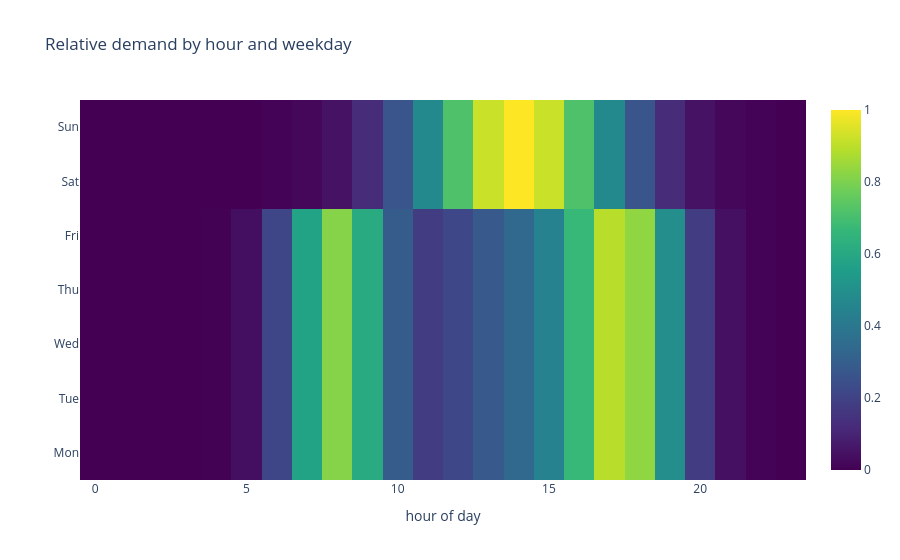

Notebook code cell kept with this figure:
### Markdown cell above
### 🔵 Cell 8 → 6 · `code` · moved and modified

**Changed:** outputs

<details><summary>Source (unchanged)</summary>

```python
hours = np.arange(24)
commute = np.exp(-((hours - 8) ** 2) / 3) + np.exp(-((hours - 17.5) ** 2) / 4)
leisure = np.exp(-((hours - 14) ** 2) / 12)
profile = np.array([0.8 * commute + 0.3 * leisure if d < 5 else leisure for d in range(7)])
fig = go.Figure(go.Heatmap(z=profile.round(3), x=hours, y=["Mon", "Tue", "Wed", "Thu", "Fri", "Sat", "Sun"],
                           colorscale="Viridis"))
fig.update_layout(title="Relative demand by hour and weekday", xaxis_title="hour of day")
fig.show()
```

</details>

**Outputs:** 1 added, 1 unchanged

- 🟢 output 1 `display_data` added (only in `after.ipynb`): display_data text/html (plotly.js loader: https://cdn.plot.ly/plotly-4.1.1.min)

### Code cell
hours = np.arange(24)
commute = np.exp(-((hours - 8) ** 2) / 3) + np.exp(-((hours - 17.5) ** 2) / 4)
leisure = np.exp(-((hours - 14) ** 2) / 12)
profile = np.array([0.8 * commute + 0.3 * leisure if d < 5 else leisure for d in range(7)])
fig = go.Figure(go.Heatmap(z=profile.round(3), x=hours, y=["Mon", "Tue", "Wed", "Thu", "Fri", "Sat", "Sun"],
                           colorscale="Viridis"))
fig.update_layout(title="Relative demand by hour and weekday", xaxis_title="hour of day")
fig.show()

### Figure 1 — Plotly figure (JSON) as saved in the notebook; plotly's stock layout.template omitted (floating-point values rounded to 4 significant figures; data arrays with more than 128 entries replaced by an {"elided": "..."} marker saying what was removed)
{"data": [{"colorscale": [[0.0, "#440154"], [0.1111, "#482878"], [0.2222, "#3e4989"], [0.3333, "#31688e"], [0.4444, "#26828e"], [0.5556, "#1f9e89"], [0.6667, "#35b779"], [0.7778, "#6ece58"], [0.8889, "#b5de2b"], [1.0, "#fde725"]], "type": "heatmap", "x": [0, 1, 2, 3, 4, 5, 6, 7, 8, 9, 10, 11, 12, 13, 14, 15, 16, 17, 18, 19, 20, 21, 22, 23], "y": ["Mon", "Tue", "Wed", "Thu", "Fri", "Sat", "Sun"], "z": {"elided": "7x24 float values"}}], "layout": {"title": {"text": "Relative demand by hour and weekday"}, "xaxis": {"title": {"text": "hour of day"}}}}
